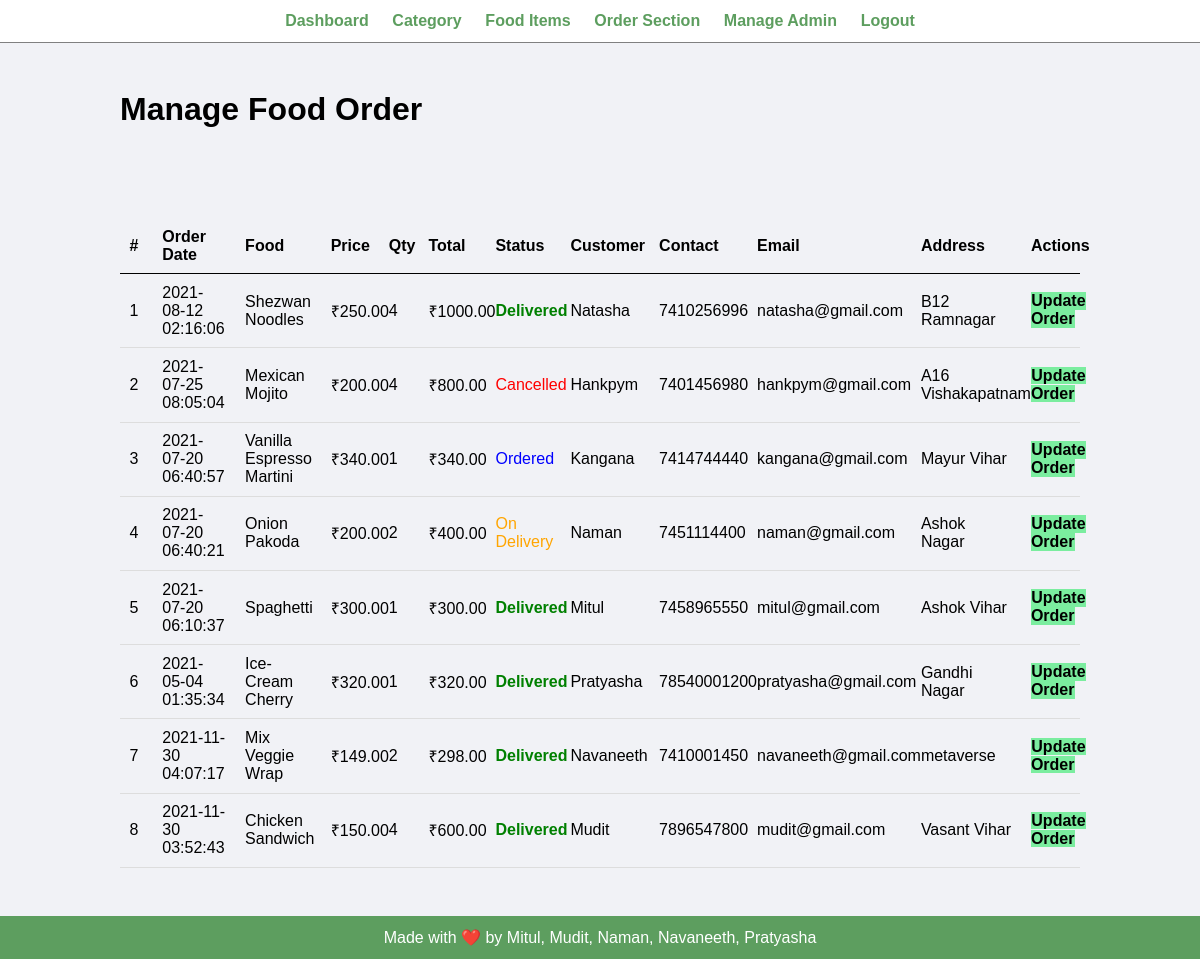
Page /admin/manage-order.php (signed in) on the committed database.
### tables this page shows
CREATE TABLE `tbl_order` (
  `id` int(10) UNSIGNED NOT NULL,
  `food` varchar(150) NOT NULL,
  `price` decimal(10,2) NOT NULL,
  `qty` int(11) NOT NULL,
  `total` decimal(10,2) NOT NULL,
  `order_date` datetime NOT NULL,
  `status` varchar(50) NOT NULL,
  `customer_name` varchar(150) NOT NULL,
  `customer_contact` varchar(20) NOT NULL,
  `customer_email` varchar(150) NOT NULL,
  `customer_address` varchar(255) NOT NULL
);

### admin/manage-order.php (the view, shortened to what this page needs)
<?php include('partials/menu.php'); ?>
<div class="main-content">
    <div class="wrapper">
        <h1>Manage Food Order</h1>
                <br /><br /><br />
                <br><br>
                <table class="tbl-full">
                    <tr>
                        <th width="5%">#</th>
                        <th width="10%">Order Date</th>
                        <th width="10%">Food</th>
                        <th width="5%">Price</th>
                        <th width="5%">Qty</th>
                        <th width="6%">Total</th>
                        <th width="8%">Status</th>
                        <th width="10%">Customer</th>
                        <th width="10%">Contact</th>
                        <th width="15%">Email</th>
                        <th width="10%">Address</th>
                        <th>Actions</th>
                    </tr>
                    <?php
                        $sql = "SELECT * FROM tbl_order ORDER BY id DESC";
                        $res = mysqli_query($conn, $sql);
                        $count = mysqli_num_rows($res);
                        $sn = 1;
                        if($count>0)
                        {
                            while($row=mysqli_fetch_assoc($res))
                            {
                                $id = $row['id'];
                                $food = $row['food'];
                                $price = $row['price'];
                                $qty = $row['qty'];
                                $total = $row['total'];
                                $order_date = $row['order_date'];
                                $status = $row['status'];
                                $customer_name = $row['customer_name'];
                                $customer_contact = $row['customer_contact'];
                                $customer_email = $row['customer_email'];
                                $customer_address = $row['customer_address'];
                                ?>
                                    <tr>
                                        <td><?php echo $sn++; ?> </td>
                                        <td><?php echo $order_date; ?></td>
                                        <td><?php echo $food; ?></td>
                                        <td><?php echo '₹'.$price; ?></td>
                                        <td><?php echo $qty; ?></td>
                                        <td><?php echo '₹'.$total; ?></td>
                                        <td>
                                            <?php
                                                if($status=="Ordered")
                                                {
                                                    echo "<label style='color: blue;'>$status</label>";
                                                }
                                                elseif($status=="On Delivery")
                                                {
                                                    echo "<label style='color: orange;'>$status</label>";
                                                }
                                                elseif($status=="Delivered")
                                                {
                                                    echo "<label style='color: green;'><b>$status</b></label>";
                                                }
                                                elseif($status=="Cancelled")
                                                {
                                                    echo "<label style='color: red;'>$status</label>";
                                                }
                                            ?>
                                        </td>
                                        <td><?php echo $customer_name; ?></td>
                                        <td><?php echo $customer_contact; ?></td>
                                        <td><?php echo $customer_email; ?></td>
                                        <td><?php echo $customer_address; ?></td>
                                        <td>
                                            <a href="<?php echo SITEURL; ?>admin/update-order.php?id=<?php echo $id; ?>" class="btn-secondary">Update Order</a>
                                        </td>
                                    </tr>
                                <?php
                            }
                        }
                        else
                        {
                            echo "<tr><td colspan='12' class='error'>Orders not Available</td></tr>";
                        }
                    ?>
                </table>
    </div>
</div>
<?php include('partials/footer.php'); ?>

### css/admin.css (style rules this page uses)
* { margin: 0; padding: 0; font-family: Arial, Helvetica, sans-serif; }
.wrapper { padding: 1%; width: 80%; margin: 0 auto; }
.tbl-full { width: 100%; }
table { border-collapse: collapse; width: 100%; }
th, td { padding: 8px; text-align: left; border-bottom: 1px solid #ddd; }
table tr th { border-bottom: 1px solid black; padding: 1%; text-align: left; }
table tr td { padding: 1%; }
.btn-secondary { background-color: #7bed9f; padding: 1%; color: black; text-decoration: none; font-weight: bold; }
.main-content { background-color: #f1f2f6; padding: 3% 0; }

### rows in the picture
tbl_order: order_date "2021-08-12 02:16:06", food "Shezwan Noodles", price "250.00", qty "4", total "1000.00", status "Delivered", customer_name "Natasha", customer_contact "7410256996", customer_email "natasha@gmail.com", customer_address "B12 Ramnagar"
tbl_order: order_date "2021-07-25 08:05:04", food "Mexican Mojito", price "200.00", qty "4", total "800.00", status "Cancelled", customer_name "Hankpym", customer_contact "7401456980", customer_email "hankpym@gmail.com", customer_address "A16 Vishakapatnam"
tbl_order: order_date "2021-07-20 06:40:57", food "Vanilla Espresso Martini", price "340.00", qty "1", total "340.00", status "Ordered", customer_name "Kangana", customer_contact "7414744440", customer_email "kangana@gmail.com", customer_address "Mayur Vihar"
tbl_order: order_date "2021-07-20 06:40:21", food "Onion Pakoda", price "200.00", qty "2", total "400.00", status "On Delivery", customer_name "Naman", customer_contact "7451114400", customer_email "naman@gmail.com", customer_address "Ashok Nagar"
tbl_order: order_date "2021-07-20 06:10:37", food "Spaghetti", price "300.00", qty "1", total "300.00", status "Delivered", customer_name "Mitul", customer_contact "7458965550", customer_email "mitul@gmail.com", customer_address "Ashok Vihar"
tbl_order: order_date "2021-05-04 01:35:34", food "Ice-Cream Cherry", price "320.00", qty "1", total "320.00", status "Delivered", customer_name "Pratyasha", customer_contact "78540001200", customer_email "pratyasha@gmail.com", customer_address "Gandhi Nagar"
tbl_order: order_date "2021-11-30 04:07:17", food "Mix Veggie Wrap", price "149.00", qty "2", total "298.00", status "Delivered", customer_name "Navaneeth", customer_contact "7410001450", customer_email "navaneeth@gmail.com", customer_address "metaverse"
tbl_order: order_date "2021-11-30 03:52:43", food "Chicken Sandwich", price "150.00", qty "4", total "600.00", status "Delivered", customer_name "Mudit", customer_contact "7896547800", customer_email "mudit@gmail.com", customer_address "Vasant Vihar"
